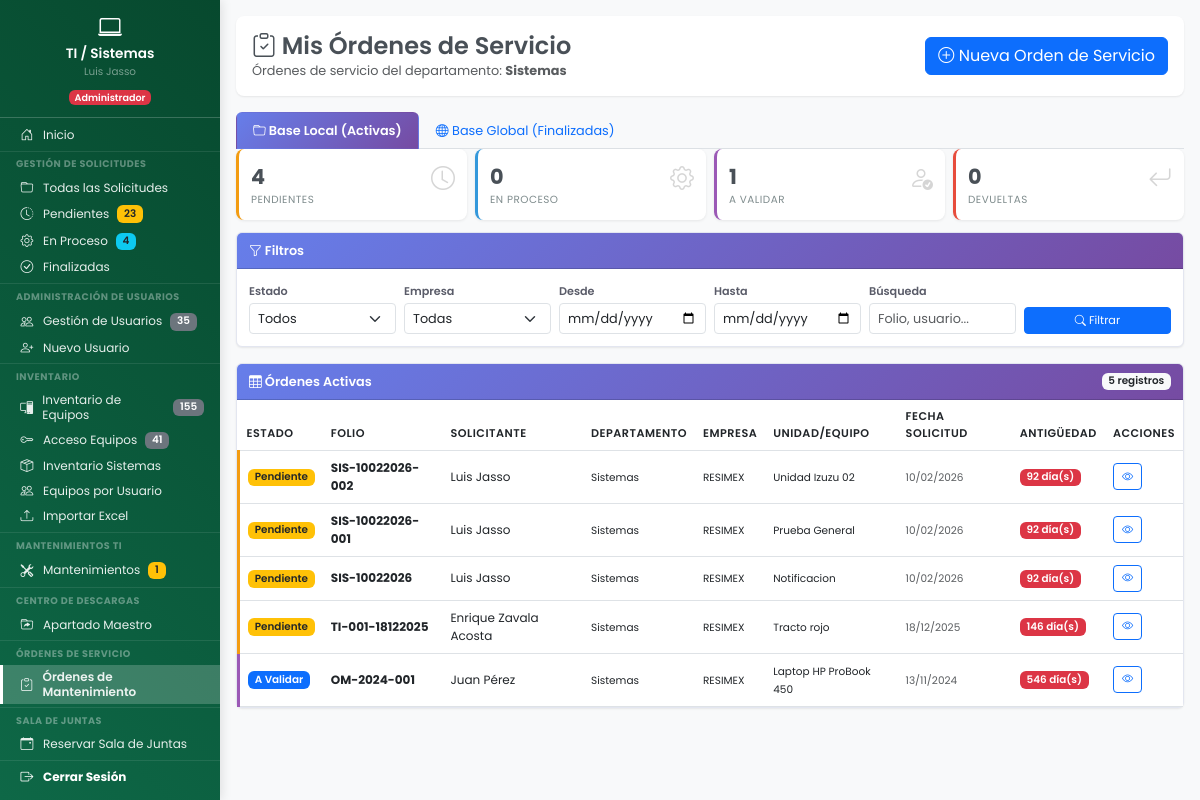
Screenshot of /dashboard/ordenes_servicio/ordenes_servicio_mantenimiento.php (signed in) with the database file from the repository.
### tables this page shows
CREATE TABLE `ordenes_servicio_mantenimiento` (
  `id` int(11) NOT NULL,
  `folio` varchar(100) NOT NULL COMMENT 'Folio manual ingresado por el usuario',
  `usuario_id` int(11) NOT NULL,
  `usuario_nombre` varchar(255) NOT NULL,
  `departamento` varchar(100) NOT NULL,
  `departamento_id` int(11) DEFAULT NULL,
  `empresa` enum('RESIMEX','CARGANOVA') NOT NULL,
  `estado` enum('pendiente_mantenimiento','en_proceso','pendiente_usuario','devuelto','completado') DEFAULT 'pendiente_mantenimiento',
  `apartado1_data` longtext DEFAULT NULL COMMENT 'Datos llenados por el usuario solicitante' CHECK (json_valid(`apartado1_data`)),
  `apartado2_data` longtext DEFAULT NULL COMMENT 'Datos llenados por el área de mantenimiento' CHECK (json_valid(`apartado2_data`)),
  `apartado3_data` longtext DEFAULT NULL COMMENT 'Firmas y cierre de orden' CHECK (json_valid(`apartado3_data`)),
  `fecha_creacion` datetime DEFAULT current_timestamp() COMMENT 'Fecha creación de la orden',
  `fecha_primera_edicion_mant` datetime DEFAULT NULL COMMENT 'Primera vez que Mantenimiento presionó EDITAR',
  `fecha_primer_guardado_mant` datetime DEFAULT NULL COMMENT 'Primera vez que Mantenimiento presionó GUARDAR',
  `fecha_enviado_usuario` datetime DEFAULT NULL COMMENT 'Fecha cuando Mantenimiento envió a Usuario',
  `fecha_completado` datetime DEFAULT NULL COMMENT 'Fecha cuando Usuario finalizó la orden',
  `fecha_ultima_modificacion` datetime DEFAULT current_timestamp() ON UPDATE current_timestamp(),
  `usuario_ultima_modificacion_id` int(11) DEFAULT NULL,
  `usuario_ultima_modificacion_nombre` varchar(255) DEFAULT NULL
);

### dashboard/ordenes_servicio/ordenes_servicio_mantenimiento.php (the view, shortened to what the rows shown need)
<?php
$departamento_codigo = strtolower($_SESSION['departamento_codigo'] ?? $_SESSION['departamento'] ?? '');
$es_mantenimiento = ($departamento_codigo === 'mantenimiento');
$pdo = conectarDB();
$filtro_base = $_GET['base'] ?? 'local';
if ($filtro_base === 'local') {
    $sql = "SELECT
                id, folio, estado, usuario_nombre, departamento, empresa,
                fecha_creacion, fecha_primera_edicion_mant, apartado1_data,
                DATEDIFF(CURRENT_DATE, DATE(fecha_creacion)) as dias_desde_creacion
            FROM ordenes_servicio_mantenimiento
            WHERE estado IN ('pendiente_mantenimiento', 'en_proceso', 'pendiente_usuario', 'devuelto')";
} else {
    $sql = "SELECT
                id, folio, usuario_nombre, departamento, empresa,
                fecha_creacion, fecha_completado, apartado1_data
            FROM ordenes_servicio_mantenimiento
            WHERE estado = 'completado'";
}
$params = [];
if (!$es_mantenimiento) {
    $sql .= " AND departamento = :dept_usuario";
    $params[':dept_usuario'] = $_SESSION['departamento_nombre'];
}
if ($filtro_base === 'local') {
    $sql .= " ORDER BY
        CASE estado
            WHEN 'devuelto' THEN 1
            WHEN 'pendiente_mantenimiento' THEN 2
            WHEN 'en_proceso' THEN 3
            WHEN 'pendiente_usuario' THEN 4
        END,
        fecha_creacion DESC";
} else {
    $sql .= " ORDER BY fecha_completado DESC";
}
$stmt = $pdo->prepare($sql);
$stmt->execute($params);
$ordenes = $stmt->fetchAll(PDO::FETCH_ASSOC);
?>
<!DOCTYPE html>
<html lang="es">
<head>
    <link href="https://cdn.jsdelivr.net/npm/bootstrap@5.3.0/dist/css/bootstrap.min.css" rel="stylesheet">
    <link rel="stylesheet" href="https://cdn.jsdelivr.net/npm/bootstrap-icons@1.11.0/font/bootstrap-icons.css">
    <link rel="stylesheet" href="<?php echo URL_BASE; ?>assets/css/dashboard.css">
    <link rel="stylesheet" href="<?php echo URL_BASE; ?>assets/css/base/variables.css">
    <link rel="stylesheet" href="<?php echo URL_BASE; ?>assets/css/components/sidebar.css">
    <link rel="stylesheet" href="<?php echo URL_BASE; ?>assets/css/components/hamburger.css">
    <link rel="stylesheet" href="<?php echo URL_BASE; ?>assets/css/layouts/dashboard-layout.css">
    <link rel="stylesheet" href="<?php echo URL_BASE; ?>assets/css/utilities/responsive.css">
</head>
<body>
    <div class="dashboard-container">
        <main class="main-content">
            <div class="content-wrapper">
                <div class="page-header">
                    <div class="d-flex justify-content-between align-items-center">
                        <div>
                            <?php if ($es_mantenimiento): ?>
                                <h1><i class="bi bi-tools"></i> Órdenes de Servicio - Mantenimiento</h1>
                                <p class="text-muted mb-0" style="font-size: 0.8rem;">
                                    Gestión de órdenes de servicio y mantenimiento de todos los departamentos
                                </p>
                            <?php else: ?>
                                <h1><i class="bi bi-clipboard-check"></i> Mis Órdenes de Servicio</h1>
                            <?php endif; ?>
                        </div>
                    </div>
                </div>
                <div class="card">
                    <div class="card-body p-0">
                        <?php if (empty($ordenes)): ?>
                            <div class="text-center py-5">
                                <i class="bi bi-inbox" style="font-size: 3rem; color: #ccc;"></i>
                                <p class="text-muted mt-3">No hay órdenes que mostrar</p>
                            </div>
                        <?php else: ?>
                            <div class="table-responsive">
                                <table class="table table-hover mb-0">
                                    <thead>
                                        <tr>
                                            <?php if ($filtro_base === 'local'): ?>
                                                <th>Estado</th>
                                                <th>Folio</th>
                                                <th>Solicitante</th>
                                                <th>Departamento</th>
                                                <th>Empresa</th>
                                                <th>Unidad/Equipo</th>
                                                <th>Fecha Solicitud</th>
                                                <th>Antigüedad</th>
                                                <th>Acciones</th>
                                            <?php endif; ?>
                                        </tr>
                                    </thead>
                                    <tbody>
                                        <?php foreach ($ordenes as $orden):
                                            $apartado1 = json_decode($orden['apartado1_data'], true);
                                            $unidad_equipo = $apartado1['unidad_equipo'] ?? '-';
                                        ?>
                                            <tr class="orden-card <?php
                                                if ($filtro_base === 'local') {
                                                    switch($orden['estado']) {
                                                        case 'pendiente_mantenimiento': echo 'pendiente'; break;
                                                        case 'pendiente_usuario': echo 'validar'; break;
                                                    }
                                                } else {
                                                    echo 'completada';
                                                }
                                            ?>" onclick="window.location='ver_orden_servicio.php?id=<?php echo $orden['id']; ?>'">
                                                <?php if ($filtro_base === 'local'): ?>
                                                    <td>
                                                        <?php
                                                        $badge_class = 'bg-secondary';
                                                        $estado_texto = $orden['estado'];
                                                        switch($orden['estado']) {
                                                            case 'pendiente_mantenimiento':
                                                                $badge_class = 'bg-warning text-dark';
                                                                $estado_texto = 'Pendiente';
                                                                break;
                                                            case 'pendiente_usuario':
                                                                $badge_class = 'bg-primary';
                                                                $estado_texto = 'A Validar';
                                                                break;
                                                        }
                                                        ?>
                                                        <span class="badge <?php echo $badge_class; ?>"><?php echo $estado_texto; ?></span>
                                                    </td>
                                                <?php endif; ?>
                                                <td><strong><?php echo htmlspecialchars($orden['folio']); ?></strong></td>
                                                <td><?php echo htmlspecialchars($orden['usuario_nombre']); ?></td>
                                                <td><small><?php echo htmlspecialchars($orden['departamento']); ?></small></td>
                                                <td><small><?php echo htmlspecialchars($orden['empresa'] ?? '-'); ?></small></td>
                                                <td><small><?php echo htmlspecialchars($unidad_equipo); ?></small></td>
                                                <td>
                                                    <small class="text-muted">
                                                        <?php echo date('d/m/Y', strtotime($orden['fecha_creacion'])); ?>
                                                    </small>
                                                </td>
                                                <?php if ($filtro_base === 'local'): ?>
                                                    <td>
                                                        <?php
                                                        $dias = $orden['dias_desde_creacion'];
                                                        $badge_dias = 'bg-secondary';
                                                        if ($dias > 7) $badge_dias = 'bg-danger';
                                                        elseif ($dias > 3) $badge_dias = 'bg-warning text-dark';
                                                        elseif ($dias > 1) $badge_dias = 'bg-info';
                                                        ?>
                                                        <span class="badge <?php echo $badge_dias; ?>">
                                                            <?php echo $dias; ?> día(s)
                                                        </span>
                                                    </td>
                                                <?php endif; ?>
                                                <td>
                                                    <a href="ver_orden_servicio.php?id=<?php echo $orden['id']; ?>"
                                                       class="btn btn-sm btn-outline-<?php echo $filtro_base === 'local' ? 'primary' : 'success'; ?>"
                                                       onclick="event.stopPropagation();">
                                                        <i class="bi bi-eye"></i>
                                                    </a>
                                                </td>
                                            </tr>
                                        <?php endforeach; ?>
                                    </tbody>
                                </table>
                            </div>
                        <?php endif; ?>
                    </div>
                </div>
            </div>
        </main>
    </div>
</body>
</html>

### rows the page displays
ordenes_servicio_mantenimiento: estado "Pendiente", folio "SIS-10022026-002", usuario_nombre "Luis Jasso", departamento "Sistemas", empresa "RESIMEX", apartado1_data "Unidad Izuzu 02", fecha_creacion "10/02/2026", dias "92"
ordenes_servicio_mantenimiento: estado "Pendiente", folio "SIS-10022026-001", usuario_nombre "Luis Jasso", departamento "Sistemas", empresa "RESIMEX", apartado1_data "Prueba General", fecha_creacion "10/02/2026", dias "92"
ordenes_servicio_mantenimiento: estado "Pendiente", folio "SIS-10022026", usuario_nombre "Luis Jasso", departamento "Sistemas", empresa "RESIMEX", apartado1_data "Notificacion", fecha_creacion "10/02/2026", dias "92"
ordenes_servicio_mantenimiento: estado "Pendiente", folio "TI-001-18122025", usuario_nombre "Enrique Zavala Acosta", departamento "Sistemas", empresa "RESIMEX", apartado1_data "Tracto rojo", fecha_creacion "18/12/2025", dias "146"
ordenes_servicio_mantenimiento: estado "A Validar", folio "OM-2024-001", usuario_nombre "Juan Pérez", departamento "Sistemas", empresa "RESIMEX", apartado1_data "Laptop HP ProBook 450", fecha_creacion "13/11/2024", dias "546"

### other values shown
$_SESSION['nombre_completo'] "Luis Jasso"
$stats_sidebar['pendientes'] "23"
$stats_sidebar['en_proceso'] "4"
$total_usuarios "35"
$total_equipos "155"
$total_acceso "41"
$mant_pendientes "1"
$_SESSION['departamento_nombre'] "Sistemas"
$stats['pendientes'] "4"
$stats['en_proceso'] "0"
$stats['pendiente_usuario'] "1"
$stats['devueltas'] "0"
count($ordenes) "5"
